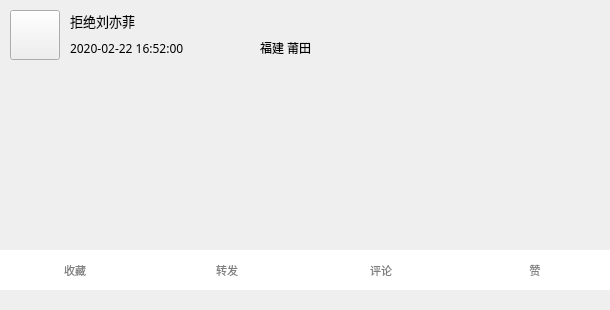
<?xml version="1.0" encoding="UTF-8"?>
<ui version="4.0">
 <class>WidgetMessage</class>
 <widget class="QWidget" name="WidgetMessage">
  <property name="geometry">
   <rect>
    <x>0</x>
    <y>0</y>
    <width>610</width>
    <height>310</height>
   </rect>
  </property>
  <property name="windowTitle">
   <string>Form</string>
  </property>
  <property name="autoFillBackground">
   <bool>true</bool>
  </property>
  <property name="styleSheet">
   <string notr="true"/>
  </property>
  <widget class="QLabel" name="userNameLbl">
   <property name="geometry">
    <rect>
     <x>70</x>
     <y>10</y>
     <width>151</width>
     <height>21</height>
    </rect>
   </property>
   <property name="font">
    <font>
     <family>微软雅黑</family>
     <pointsize>10</pointsize>
    </font>
   </property>
   <property name="styleSheet">
    <string notr="true"/>
   </property>
   <property name="text">
    <string>拒绝刘亦菲</string>
   </property>
   <property name="alignment">
    <set>Qt::AlignLeading|Qt::AlignLeft|Qt::AlignVCenter</set>
   </property>
  </widget>
  <widget class="QLabel" name="userAreaLbl">
   <property name="geometry">
    <rect>
     <x>260</x>
     <y>40</y>
     <width>72</width>
     <height>15</height>
    </rect>
   </property>
   <property name="font">
    <font>
     <family>楷体</family>
    </font>
   </property>
   <property name="text">
    <string>福建 莆田</string>
   </property>
  </widget>
  <widget class="QLabel" name="userTimeLbl">
   <property name="geometry">
    <rect>
     <x>70</x>
     <y>40</y>
     <width>161</width>
     <height>16</height>
    </rect>
   </property>
   <property name="font">
    <font>
     <family>楷体</family>
    </font>
   </property>
   <property name="text">
    <string>2020-02-22 16:52:00</string>
   </property>
  </widget>
  <widget class="QPushButton" name="handPortrait">
   <property name="geometry">
    <rect>
     <x>10</x>
     <y>10</y>
     <width>50</width>
     <height>50</height>
    </rect>
   </property>
   <property name="text">
    <string/>
   </property>
   <property name="icon">
    <iconset resource="../image.qrc">
     <normaloff>:/images/img/tx2.jpg</normaloff>:/images/img/tx2.jpg</iconset>
   </property>
   <property name="iconSize">
    <size>
     <width>50</width>
     <height>50</height>
    </size>
   </property>
  </widget>
  <widget class="QWidget" name="horizontalLayoutWidget">
   <property name="geometry">
    <rect>
     <x>0</x>
     <y>240</y>
     <width>612</width>
     <height>61</height>
    </rect>
   </property>
   <layout class="QHBoxLayout" name="horizontalLayout">
    <property name="spacing">
     <number>0</number>
    </property>
    <item>
     <widget class="QPushButton" name="collectBtn">
      <property name="minimumSize">
       <size>
        <width>150</width>
        <height>40</height>
       </size>
      </property>
      <property name="maximumSize">
       <size>
        <width>80</width>
        <height>16777215</height>
       </size>
      </property>
      <property name="font">
       <font>
        <family>微软雅黑</family>
        <pointsize>8</pointsize>
       </font>
      </property>
      <property name="cursor">
       <cursorShape>PointingHandCursor</cursorShape>
      </property>
      <property name="styleSheet">
       <string notr="true">QPushButton{
	background-color: white; 
	border: none;
	color: #808080;
}
QPushButton:hover{
	color: #eb7350;
	}  
QPushButton:pressed{
	color: #eb7350;
	}

</string>
      </property>
      <property name="text">
       <string>收藏</string>
      </property>
      <property name="icon">
       <iconset resource="../image.qrc">
        <normaloff>:/images/img/ICON/collect_normal.jpg</normaloff>:/images/img/ICON/collect_normal.jpg</iconset>
      </property>
     </widget>
    </item>
    <item>
     <widget class="QPushButton" name="forwardBtn">
      <property name="minimumSize">
       <size>
        <width>150</width>
        <height>40</height>
       </size>
      </property>
      <property name="font">
       <font>
        <family>微软雅黑</family>
        <pointsize>8</pointsize>
       </font>
      </property>
      <property name="cursor">
       <cursorShape>PointingHandCursor</cursorShape>
      </property>
      <property name="styleSheet">
       <string notr="true">QPushButton{
	background-color: white; 
	border: none;
	color: #808080;
}
QPushButton:hover{
	color: #eb7350;
	}  
QPushButton:pressed{
	color: #eb7350;
	}

</string>
      </property>
      <property name="text">
       <string>转发</string>
      </property>
      <property name="icon">
       <iconset resource="../image.qrc">
        <normaloff>:/images/img/ICON/forward_normal.jpg</normaloff>:/images/img/ICON/forward_normal.jpg</iconset>
      </property>
     </widget>
    </item>
    <item>
     <widget class="QPushButton" name="commentBtn">
      <property name="minimumSize">
       <size>
        <width>150</width>
        <height>40</height>
       </size>
      </property>
      <property name="font">
       <font>
        <family>微软雅黑</family>
        <pointsize>8</pointsize>
       </font>
      </property>
      <property name="cursor">
       <cursorShape>PointingHandCursor</cursorShape>
      </property>
      <property name="styleSheet">
       <string notr="true">QPushButton{
	background-color: white; 
	border: none;
	color: #808080;
}
QPushButton:hover{
	color: #eb7350;
	}  
QPushButton:pressed{
	color: #eb7350;
	}

</string>
      </property>
      <property name="text">
       <string>评论</string>
      </property>
      <property name="icon">
       <iconset resource="../image.qrc">
        <normaloff>:/images/img/ICON/comment_normal.jpg</normaloff>:/images/img/ICON/comment_normal.jpg</iconset>
      </property>
     </widget>
    </item>
    <item>
     <widget class="QPushButton" name="likeBtn">
      <property name="minimumSize">
       <size>
        <width>150</width>
        <height>40</height>
       </size>
      </property>
      <property name="font">
       <font>
        <family>微软雅黑</family>
        <pointsize>8</pointsize>
       </font>
      </property>
      <property name="cursor">
       <cursorShape>PointingHandCursor</cursorShape>
      </property>
      <property name="styleSheet">
       <string notr="true">QPushButton{
	background-color: white; 
	border: none;
	color: #808080;
}
QPushButton:hover{
	color: #eb7350;
	}  
QPushButton:pressed{
	color: #eb7350;
	}

</string>
      </property>
      <property name="text">
       <string>赞</string>
      </property>
      <property name="icon">
       <iconset resource="../image.qrc">
        <normaloff>:/images/img/ICON/like_normal.jpg</normaloff>:/images/img/ICON/like_normal.jpg</iconset>
      </property>
     </widget>
    </item>
   </layout>
  </widget>
  <widget class="QLabel" name="userContentLbl">
   <property name="geometry">
    <rect>
     <x>20</x>
     <y>80</y>
     <width>610</width>
     <height>121</height>
    </rect>
   </property>
   <property name="minimumSize">
    <size>
     <width>610</width>
     <height>0</height>
    </size>
   </property>
   <property name="font">
    <font>
     <family>微软雅黑</family>
    </font>
   </property>
   <property name="layoutDirection">
    <enum>Qt::LeftToRight</enum>
   </property>
   <property name="styleSheet">
    <string notr="true"/>
   </property>
   <property name="text">
    <string/>
   </property>
   <property name="textFormat">
    <enum>Qt::PlainText</enum>
   </property>
   <property name="scaledContents">
    <bool>true</bool>
   </property>
   <property name="alignment">
    <set>Qt::AlignLeading|Qt::AlignLeft|Qt::AlignTop</set>
   </property>
   <property name="wordWrap">
    <bool>false</bool>
   </property>
  </widget>
 </widget>
 <resources>
  <include location="../image.qrc"/>
 </resources>
 <connections/>
</ui>
